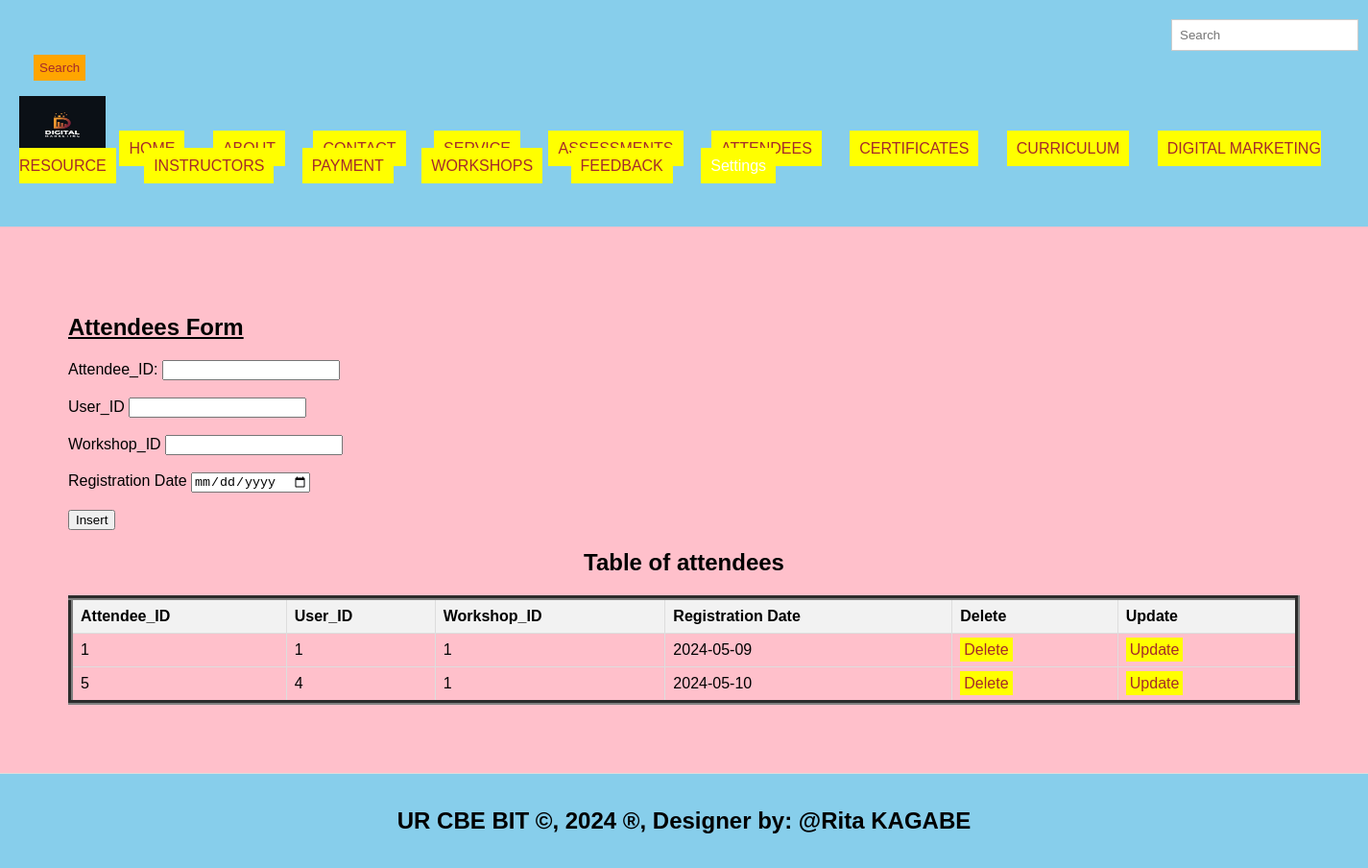
The page /attendees.php on the database its author committed.
### tables this page shows
CREATE TABLE `attendees` (
  `Attendee_ID` int(50) NOT NULL,
  `User_ID` int(50) NOT NULL,
  `Workshop_ID` int(50) NOT NULL,
  `RegistrationDate` date NOT NULL
);

### attendees.php (the view, shortened to what this page needs)
<!DOCTYPE html>
<html lang="en">
<head>
  <link rel="stylesheet" type="text/css" href="mystyle.css" title="style 1" media="screen, tv, projection, handheld, print"/>
  </head>
  <header>
<body bgcolor="pink">
  <form class="d-flex" role="search" action="search.php">
      <input class="form-control me-2" type="search" placeholder="Search" aria-label="Search" name="query">
      <button class="btn btn-outline-success" type="submit">Search</button>
    </form>
  <ul style="list-style-type: none; padding: 0;">
    <li style="display: inline; margin-right: 10px;">
    <img src="./images/LOGO.jpg" width="90" height="60" alt="Logo">
  </li>
    <li style="display: inline; margin-right: 10px;"><a href="./home.html">HOME</a>
  </li>
    <li style="display: inline; margin-right: 10px;"><a href="./about.html">ABOUT</a>
  </li>
    <li style="display: inline; margin-right: 10px;"><a href="./contact.html">CONTACT</a>
  </li>
    <li style="display: inline; margin-right: 10px;"><a href="./Service.html">SERVICE</a>
  </li>
    <li style="display: inline; margin-right: 10px;"><a href="./assessments.php">ASSESSMENTS</a>
  </li>
      <li style="display: inline; margin-right: 10px;"><a href="./attendees.php">ATTENDEES</a>
  </li>
    <li style="display: inline; margin-right: 10px;"><a href="./certificates.php">CERTIFICATES</a>
  </li>
    <li style="display: inline; margin-right: 10px;"><a href="./curriculum.php">CURRICULUM</a>
  </li>
    <li style="display: inline; margin-right: 10px;"><a href="./digital_marketing_resource.php">DIGITAL MARKETING RESOURCE</a>
  </li>
  <li style="display: inline; margin-right: 10px;"><a href="./instructors.php">INSTRUCTORS</a>
  </li>
    <li style="display: inline; margin-right: 10px;"><a href="./payment.php">PAYMENT</a>
  </li>
    <li style="display: inline; margin-right: 10px;"><a href="./workshops.php">WORKSHOPS</a>
  </li>
   <li style="display: inline; margin-right: 10px;"><a href="./feedback.php">FEEDBACK</a>
  </li>
    <li class="dropdown" style="display: inline; margin-right: 10px;">
      <a href="#" style="padding: 10px; color: white; background-color: yellow; text-decoration: none; margin-right: 15px;">Settings</a>
    </li><br><br>
  </ul>
</header>
<section>
    <h1><u> Attendees Form </u></h1>
    <form method="post" onsubmit="return confirmInsert();">
        <label for="tid">Attendee_ID:</label>
        <input type="number" id="tid" name="tid"><br><br>
        <label for="uid">User_ID</label>
        <input type="number" id="uid" name="uid"><br><br>
        <label for="wid">Workshop_ID</label>
        <input type="number" id="wid" name="wid" required><br><br>
        <label for="rd">Registration Date</label>
        <input type="date" id="rd" name="rd" required><br><br>
       <input type="submit" name="add" value="Insert">
    </form>
<!DOCTYPE html>
<html>
<head>
</head>
<body>
    <center><h2>Table of attendees</h2></center>
    <table border="5">
        <tr>
            <th>Attendee_ID</th>
            <th>User_ID</th>
            <th>Workshop_ID</th>
            <th>Registration Date</th>
            <th>Delete</th>
            <th>Update</th>
        </tr>
        <?php
      include('database_connection.php');
        $sql = "SELECT * FROM attendees";
        $result = $connection->query($sql);
        if ($result->num_rows > 0) {
            while ($row = $result->fetch_assoc()) {
                $tid = $row['Attendee_ID'];
                echo "<tr>
                    <td>" . $row['Attendee_ID'] . "</td>
                    <td>" . $row['User_ID'] . "</td>
                    <td>" . $row['Workshop_ID'] . "</td>
                    <td>" . $row['RegistrationDate'] . "</td>
                    <td><a style='padding:4px' href='delete_attendees.php?Attendee_ID=$tid'>Delete</a></td>
                    <td><a style='padding:4px' href='update_attendees.php?Attendee_ID=$tid'>Update</a></td>
                </tr>";
            }
        } else {
            echo "<tr><td colspan='6'>No data found</td></tr>";
        }
        ?>
    </table>
</body>
    </section>
<footer>
  <center>
    <marquee behavior='alternate'>
    <b><h2>UR CBE BIT &copy, 2024 &reg, Designer by: @Rita KAGABE</h2></b>
  </marquee>
  </center>
</footer>
</body>
</html>

### mystyle.css (style rules this page uses)
body { font-family: Arial, sans-serif; margin: 0; padding: 0; }
.form-control { padding: 8px; margin-left: 4px; border: 1px solid #ccc; }
.btn { padding: 6px; background-color: orange; color: brown; border: none; }
.dropdown { position: relative; display: inline; margin-right: 10px; }
body { font-family: Arial,sans-serif; margin:0; padding:0; }
header { background-color:skyblue; padding: 20px; }
.dropdown { position: right; display:right; direction:rtl; }
section { padding:28px; border-bottom: 1px solid #ddd; }
footer { text-align: center; padding: 15px; background-color:skyblue; }

### attendees.php (style rules this page uses)
a { padding: 10px; color: white; background-color: yellow; text-decoration: none; margin-right: 15px; }
a:link { color: brown; }
button.btn { margin-left: 15px; margin-top: 4px; }
input.form-control { margin-left: 1200px; padding: 8px; }
header { background-color:skyblue; }
section { padding:71px; border-bottom: 1px solid #ddd; }
footer { text-align: center; padding: 15px; background-color:skyblue; }
table { width: 100%; border-collapse: collapse; }
th, td { border: 1px solid #ddd; padding: 8px; text-align: left; }
th { background-color: #f2f2f2; }

### rows shown on the page
attendees: Attendee_ID "1", User_ID "1", Workshop_ID "1", RegistrationDate "2024-05-09"
attendees: Attendee_ID "5", User_ID "4", Workshop_ID "1", RegistrationDate "2024-05-10"
